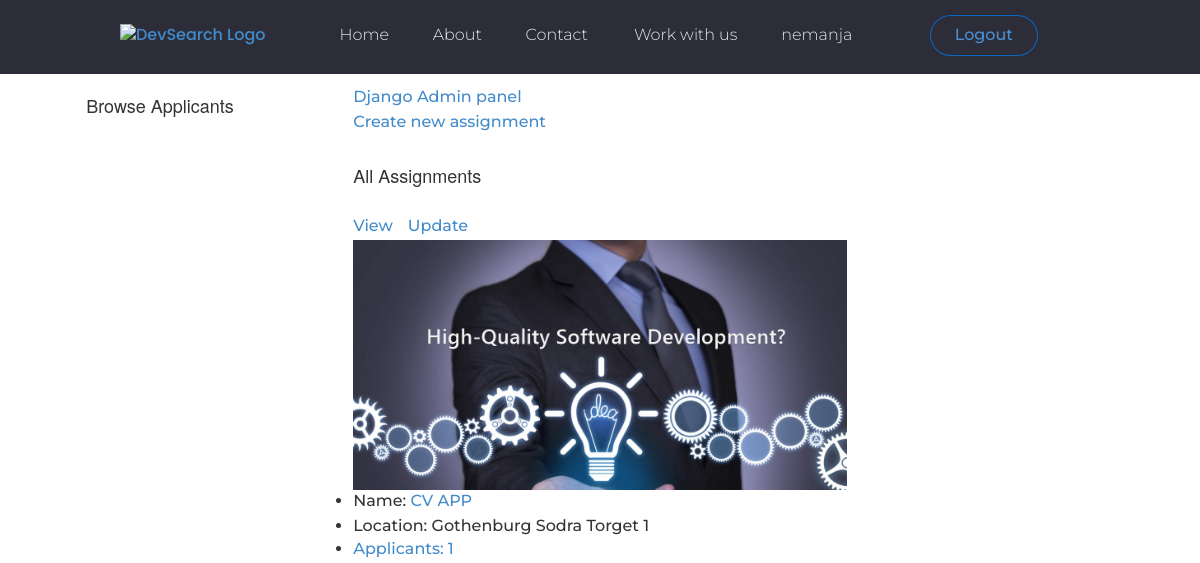
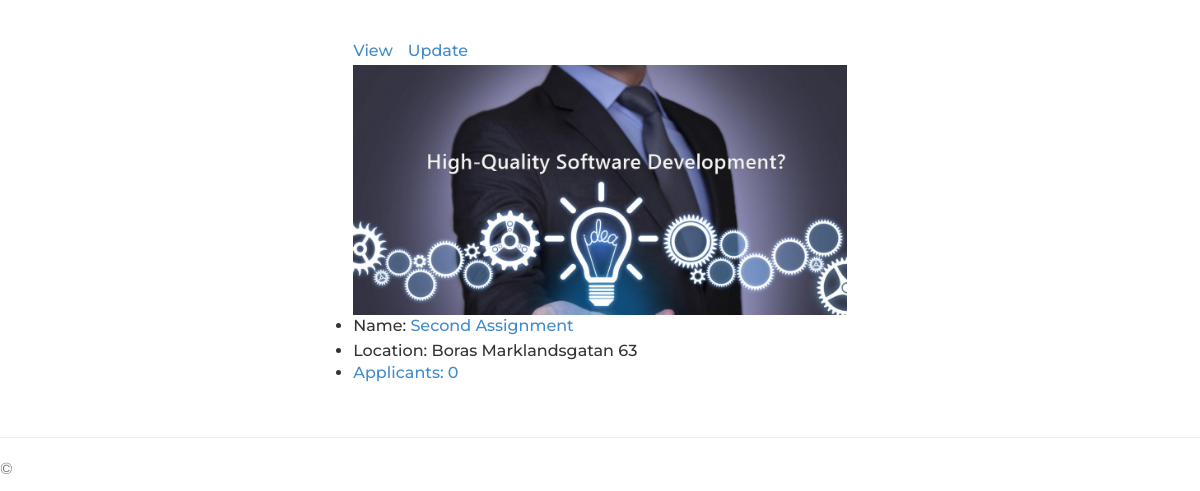
Page /account/ (signed in) on the earlier database version (2 pictures, top to bottom).
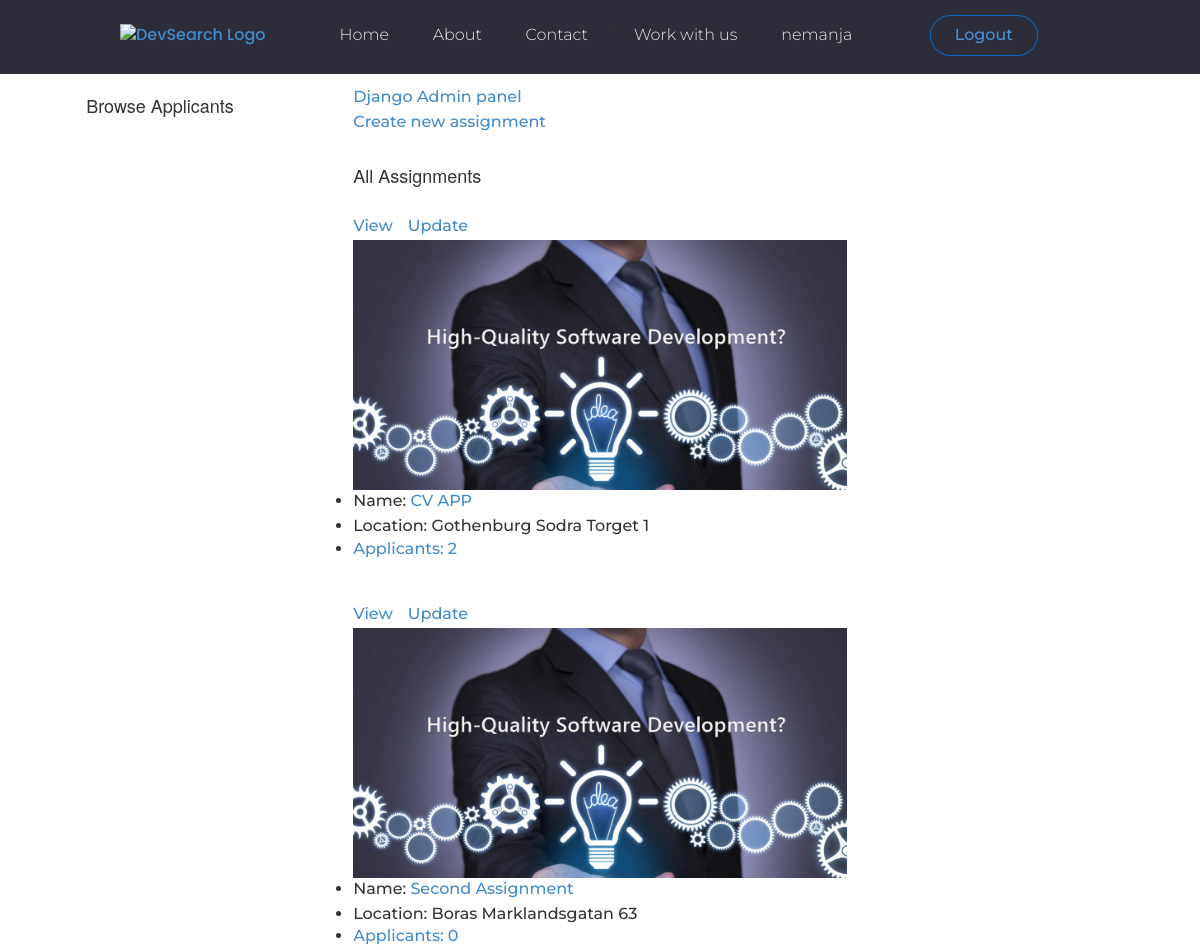
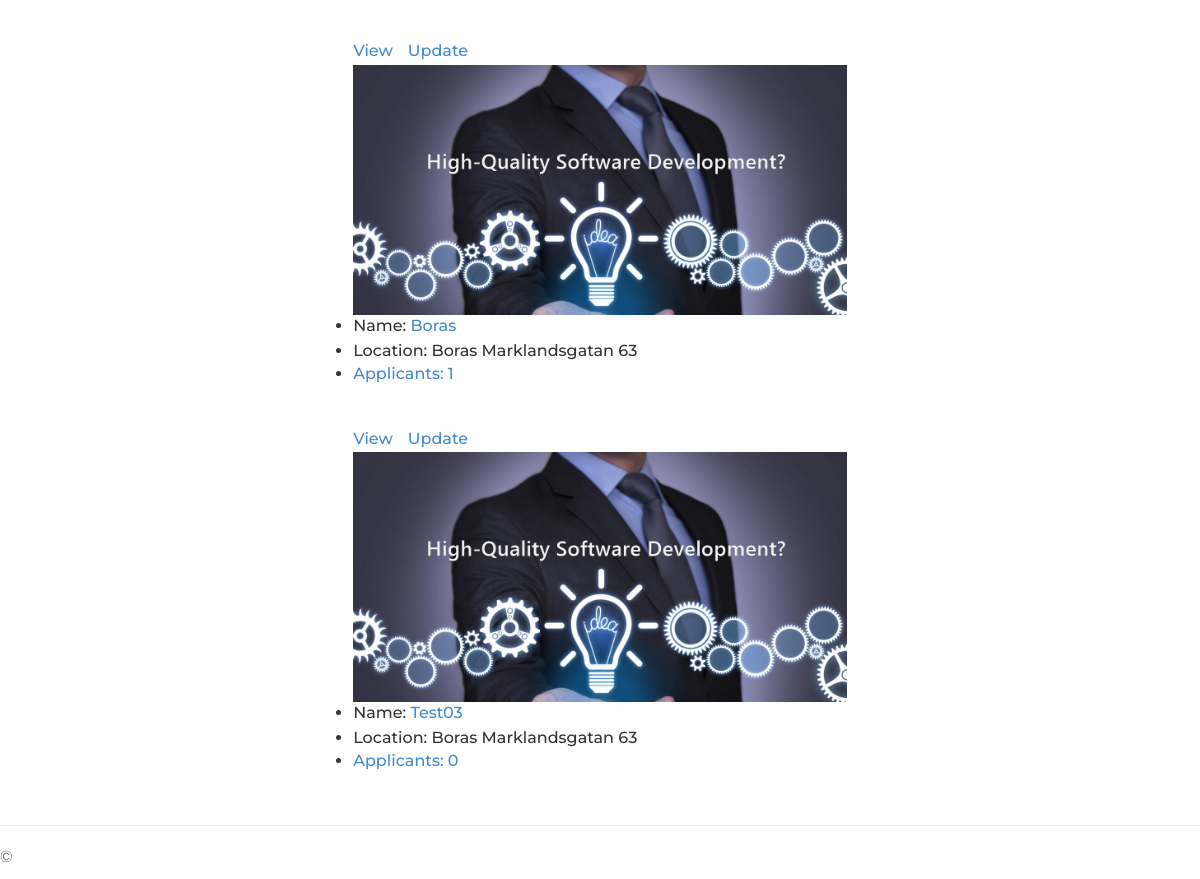
Same page on the later database version (2 pictures, top to bottom).
### assignment/models.py (models this page shows, shortened)
class Assignment(models.Model):
    host = models.ForeignKey(User,on_delete=models.SET_NULL,blank=True, null=True)
    tags = models.ManyToManyField(Tag,blank=True)
    title = models.CharField(max_length=200)
    featured_picture = models.ImageField(null=True,blank=True , default = "project.jpg")
    description = models.TextField()
    location = models.ForeignKey(Location, on_delete=models.CASCADE)
    applicant = models.ManyToManyField(Applicant)
    updated = models.DateTimeField(auto_now=True)
    created = models.DateTimeField(auto_now_add=True)
    id = models.UUIDField(default=uuid.uuid4,unique=True,primary_key=True,editable=False)

class Location(models.Model):
    name = models.CharField(max_length=200)
    adress = models.CharField(max_length=300)
    def __str__(self):
       return f"{self.name} {self.adress}"

### ProfilePages/views.py (the view)
# urls.py: path('account/',views.account,name='account')
@login_required(login_url = 'login')
def account(request):
    id = request.user.profile.id
    profile = Profile.objects.get(id = id)
    assignments = [_ for _ in Assignment.objects.filter(host=request.user)]
    context = {'assignments':assignments, 'profile' : profile}
    return render(request,'ProfilePages/account.html',context)

### ProfilePages/templates/ProfilePages/account.html (shortened to what this page needs)
{% extends "MainPages/layout.html" %}
{% block content %}
  {% if request.user.is_superuser%}
  {% include 'ProfilePages/includes/staff-details.html' %}
  {% else %}
  {% include 'ProfilePages/includes/normal-details.html' %}
  {% endif %}
  {% endblock %}

### ProfilePages/templates/ProfilePages/includes/staff-details.html (shortened to what this page needs)
<div class="home-container-normal" >
    <div class="grid-item-normal">
    <h4>  Browse Applicants </h4>
    </div>
    <div class="grid-item-normal">
        <a href="http://127.0.0.1:8000/admin/">Django Admin panel</a>
        <br>
        <a href="{% url 'create-assignment' %}">Create new assignment</a>
        <br>
        <br>
        <h4>All Assignments</h4>
        <ul>
        {% for assignment in assignments %}
        <br>
            <a href="{% url 'assignment-details' assignment.id %}">View</a> &nbsp  &nbsp<a href="{% url 'update-assignment' assignment.id %}">Update</a>
            <img width=150 height=150 class="project__thumbnail" src="{{assignment.featured_picture.url}}" alt="project.jpg" />
            <li>Name: <a href="{% url 'assignment-details' assignment.id %}">{{assignment.title}}</a></li>
            <li>Location: {{assignment.location}}  </li>
            <li> <a href="{% url 'assignment-details' assignment.id %}"> Applicants: {{ assignment.applicant.count }} </a></li>
            <br>
        {% endfor %}
        </ul>
    </div>
</div>

Differences in the rows shown:
changed Assignment "CV APP": applicant.count "1" → "2"
added Assignment: featured_picture (picture), title "Boras", location "Boras Marklandsgatan 63", applicant.count "1"
added Assignment: featured_picture (picture), title "Test03", location "Boras Marklandsgatan 63", applicant.count "0"
